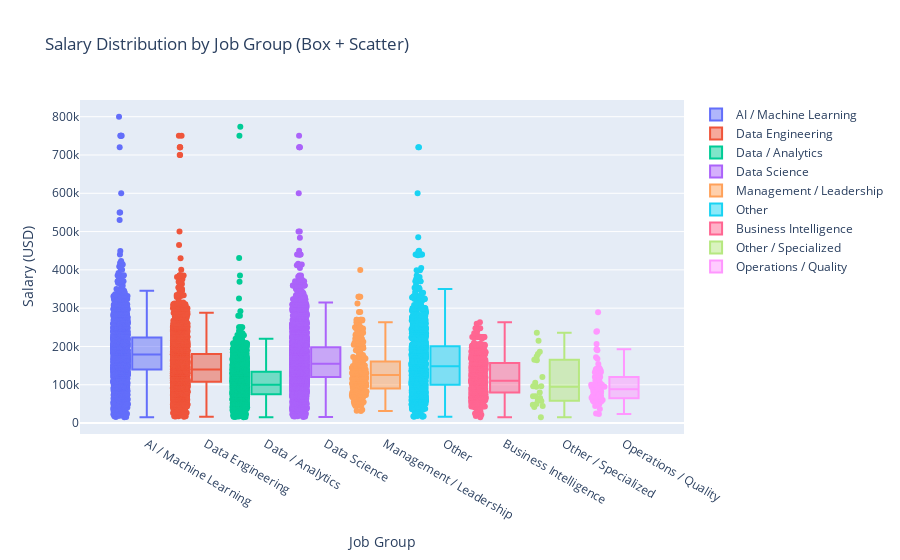

Write notebook code for a chart like this one.
### Code cell
import plotly.graph_objects as go

fig = go.Figure()

for group in df['job_group'].unique():
    fig.add_trace(go.Box(
        y=df[df['job_group'] == group]['salary_in_usd'],
        name=group,
        boxpoints='all',  # show all points
        jitter=0.5,
        pointpos=-1.8
    ))

fig.update_layout(
    title="Salary Distribution by Job Group (Box + Scatter)",
    yaxis_title="Salary (USD)",
    xaxis_title="Job Group"
)

fig.show()

### Figure 1 — Plotly figure (JSON) as saved in the notebook; plotly's stock layout.template omitted (floating-point values rounded to 4 significant figures; data arrays with more than 128 entries replaced by an {"elided": "..."} marker saying what was removed)
{"data": [{"boxpoints": "all", "jitter": 0.5, "name": "AI / Machine Learning", "pointpos": -1.8, "type": "box", "y": {"elided": "2466 int values"}}, {"boxpoints": "all", "jitter": 0.5, "name": "Data Engineering", "pointpos": -1.8, "type": "box", "y": {"elided": "4535 int values"}}, {"boxpoints": "all", "jitter": 0.5, "name": "Data / Analytics", "pointpos": -1.8, "type": "box", "y": {"elided": "2504 int values"}}, {"boxpoints": "all", "jitter": 0.5, "name": "Data Science", "pointpos": -1.8, "type": "box", "y": {"elided": "4619 int values"}}, {"boxpoints": "all", "jitter": 0.5, "name": "Management / Leadership", "pointpos": -1.8, "type": "box", "y": {"elided": "329 int values"}}, {"boxpoints": "all", "jitter": 0.5, "name": "Other", "pointpos": -1.8, "type": "box", "y": {"elided": "1289 int values"}}, {"boxpoints": "all", "jitter": 0.5, "name": "Business Intelligence", "pointpos": -1.8, "type": "box", "y": {"elided": "682 int values"}}, {"boxpoints": "all", "jitter": 0.5, "name": "Other / Specialized", "pointpos": -1.8, "type": "box", "y": [96200, 69800, 79500, 57700, 96200, 69800, 95000, 215000, 120000, 65600, 47700, 236000, 174000, 186153, 165384, 42222, 60000, 50000, 44753, 164000, 179998, 15000, 105000]}, {"boxpoints": "all", "jitter": 0.5, "name": "Operations / Quality", "pointpos": -1.8, "type": "box", "y": [168000, 90900, 132500, 88000, 120000, 100000, 114000, 67000, 90000, 70000, 140000, 120000, 190000, 25000, 110500, 69000, 100000, 56250, 55720, 50700, 206500, 121500, 72000, 51375, 132500, 88000, 95000, 76000, 95000, 80000, 66666, 55555, 85000, 58500, 49216, 36912, 141600, 121400, 65000, 60000, 172000, 140000, 154000, 82000, 65100, 44640, 125000, 65000, 240000, 238530, 95000, 82000, 95000, 82000, 23753, 95000, 70000, 95000, 70000, 55720, 50700, 65000, 50000, 289120, 192400, 144000, 77000, 100000, 80000, 100000, 80000, 193000, 136850, 72200, 64980, 123000, 92250, 105000, 70000, 100000, 60000, 100000, 60000, 100000, 60000, 81000, 66000]}], "layout": {"title": {"text": "Salary Distribution by Job Group (Box + Scatter)"}, "xaxis": {"title": {"text": "Job Group"}}, "yaxis": {"title": {"text": "Salary (USD)"}}}}
